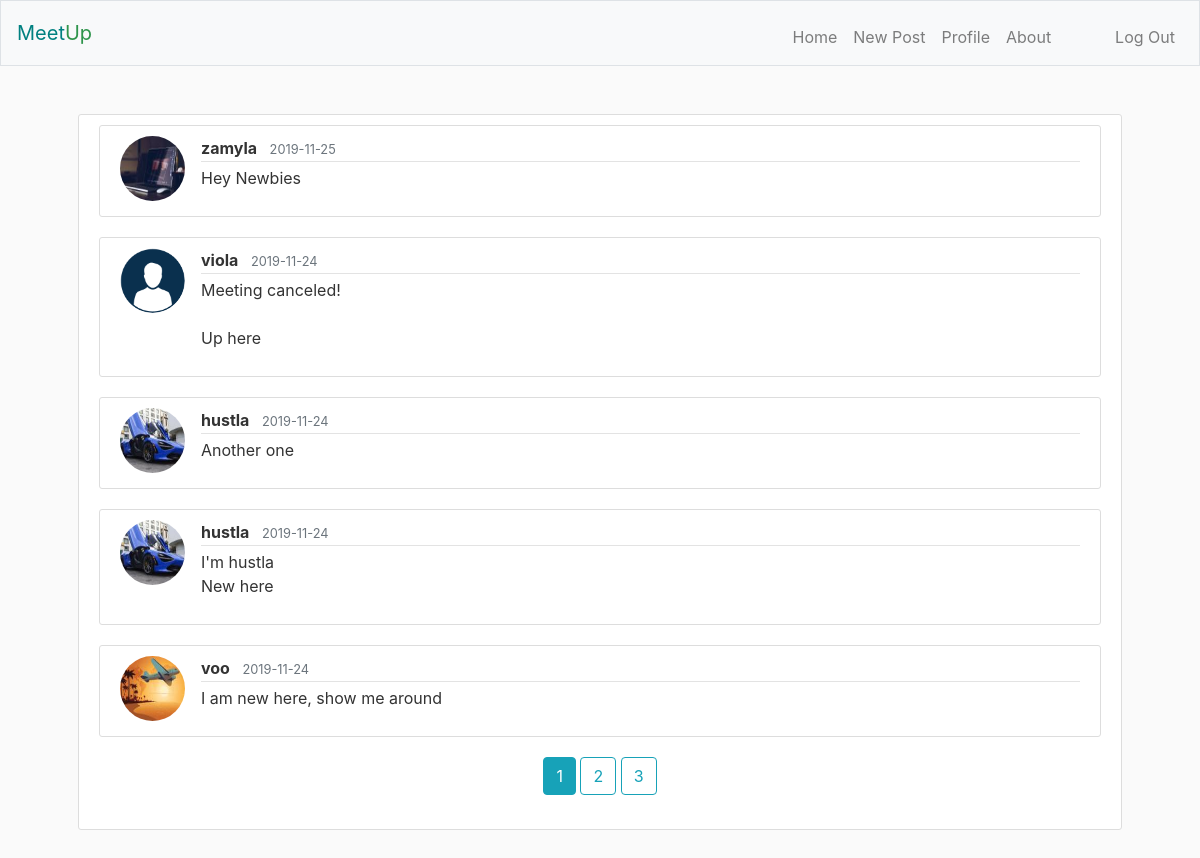
/ (signed in), run on an earlier commit of the app's database.
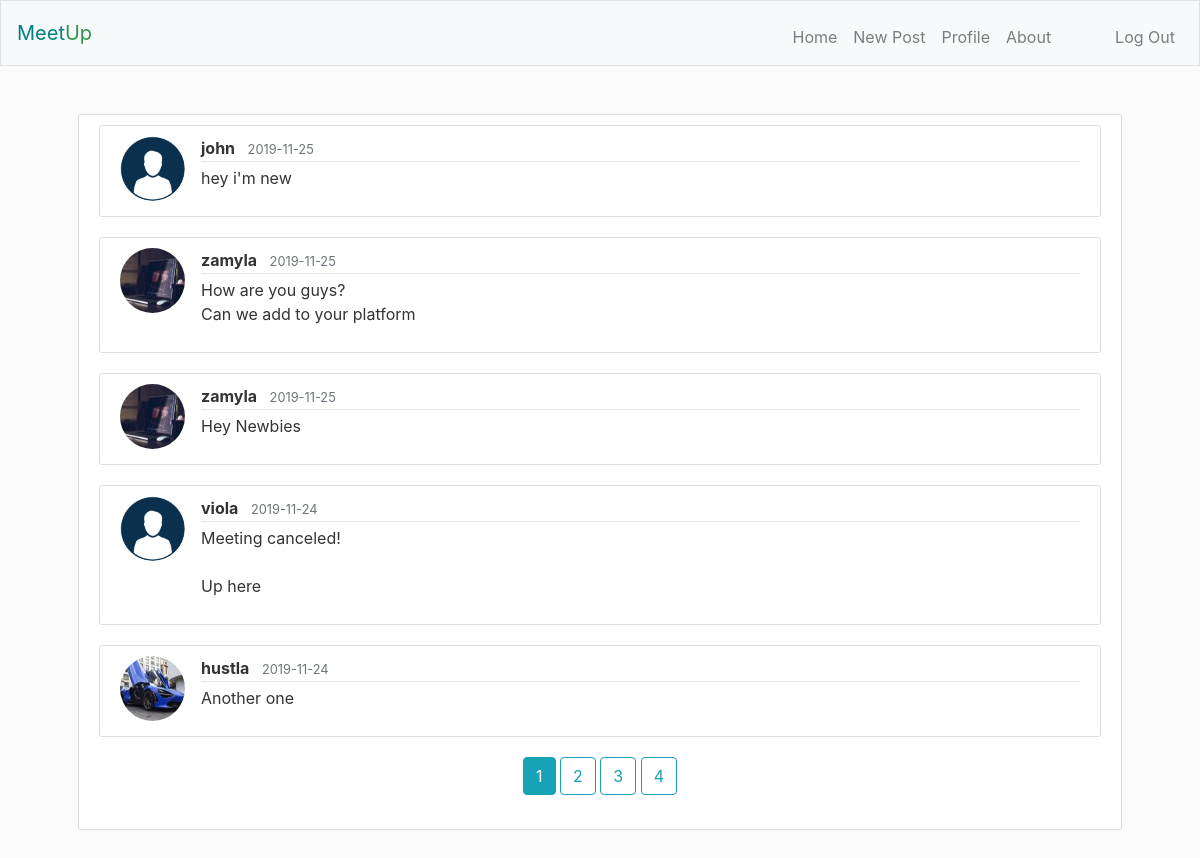
And on a later commit of the database.
### meetup/models.py (models this page shows, shortened)
class Post(db.Model):
    id = db.Column(db.Integer, primary_key=True)
    message = db.Column(db.Text, nullable=False)
    posted_at = db.Column(db.DateTime, default=datetime.utcnow)
    owner_id = db.Column(db.Integer, db.ForeignKey('user.id'), nullable=False)

class User(db.Model, UserMixin):
    id = db.Column(db.Integer, primary_key=True)
    username = db.Column(db.String(20), unique=True, nullable=False)
    email = db.Column(db.String(255), unique=True, nullable=False)
    image_file = db.Column(db.String(20), nullable=False, default='no-img.png')
    password = db.Column(db.String(60), nullable=False)
    posts = db.relationship('Post', backref='owner', lazy=True)

### meetup/main/routes.py (the view)
@main.route('/')
def index():
    page = request.args.get('page', 1, type=int)
    posts = Post.query.order_by(
        Post.posted_at.desc()).paginate(page=page, per_page=5)
    return render_template('index.html', posts=posts)

### meetup/models.py (called while the page is built)
@login_manager.user_loader
def load_user(user_id):
    return User.query.get(int(user_id))

### meetup/templates/index.html (shortened to what this page needs)
{% extends "layout.html" %}
{% block main %}
    {% if current_user.is_authenticated %}
        {% for post in posts.items %}
            <a id="post-link" href="{{ url_for('posts.post', post_id=post.id) }}">
                <article class="media content-section">
                    <img class="rounded-circle article-img" src="{{ url_for('static', filename='profile-imgs/' + post.owner.image_file) }}" />
                <div class="media-body">
                    <div class="article-metadata">
                        <strong class="mr-2">{{ post.owner.username }}</strong>
                        <small class="text-muted">{{ post.posted_at.strftime('%Y-%m-%d') }}</small>
                    </div>
                    <p class="article-content">{{ post.message }}</p>
                </div>
                </article>
            </a>
        {% endfor %}
        <div class="text-center">
        {% for page_num in posts.iter_pages(left_edge=1, right_edge=1, left_current=2, right_current=3) %}
            {% if page_num %}
                {% if posts.page == page_num %}
                    <a class="btn btn-info mb-4" href="{{ url_for('main.index', page=page_num) }}">{{ page_num }}</a>
                {% else %}
                    <a class="btn btn-outline-info mb-4" href="{{ url_for('main.index', page=page_num) }}">{{ page_num }}</a>
                {% endif%}
            {% else %}
                ...
            {% endif %}
        {% endfor %}
        </div>
    {% else %}
        <a href="{{ url_for('users.register') }}"><p class="text-center">Join Us</p></a>
    {% endif %}
{% endblock %}

What changed in the data, as far as the page shows it:
no longer on this page (row unchanged): Post: image_file (picture), owner.username "hustla", posted_at "2019-11-24", message "I'm hustla New here"
no longer on this page (row unchanged): Post: image_file (picture), owner.username "voo", posted_at "2019-11-24", message "I am new here, show me around"
added Post: image_file (placeholder picture), owner.username "john", posted_at "2019-11-25", message "hey i'm new"
added Post: image_file (picture), owner.username "zamyla", posted_at "2019-11-25", message "How are you guys? Can we add to your platform"
Also different on the page:
new list line: "4"
